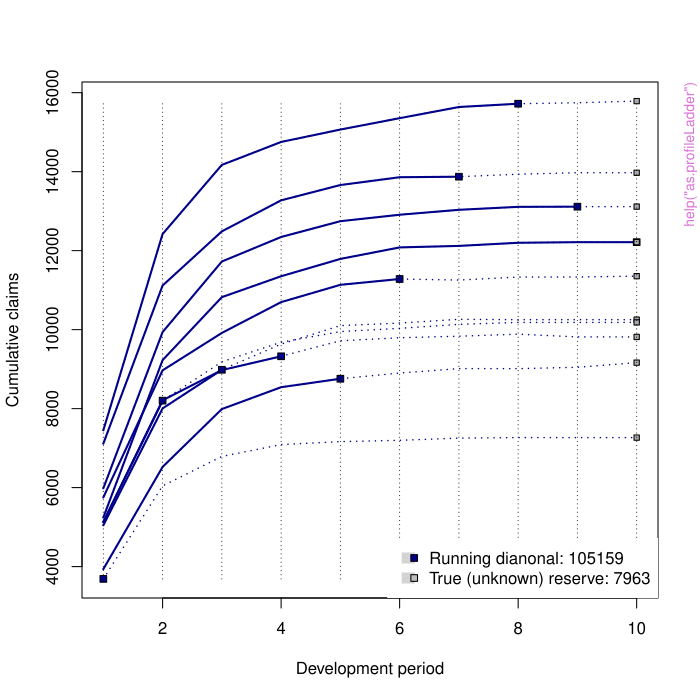

Source code (R):
pkgname <- "ProfileLadder"
source(file.path(R.home("share"), "R", "examples-header.R"))
options(warn = 1)
base::assign(".ExTimings", "ProfileLadder-Ex.timings", pos = 'CheckExEnv')
base::cat("name\tuser\tsystem\telapsed\n", file=base::get(".ExTimings", pos = 'CheckExEnv'))
base::assign(".format_ptime",
function(x) {
  if(!is.na(x[4L])) x[1L] <- x[1L] + x[4L]
  if(!is.na(x[5L])) x[2L] <- x[2L] + x[5L]
  options(OutDec = '.')
  format(x[1L:3L], digits = 7L)
},
pos = 'CheckExEnv')

### * </HEADER>
library('ProfileLadder')

base::assign(".oldSearch", base::search(), pos = 'CheckExEnv')
base::assign(".old_wd", base::getwd(), pos = 'CheckExEnv')
cleanEx()
nameEx("as.profileLadder")
### * as.profileLadder

flush(stderr()); flush(stdout())

base::assign(".ptime", proc.time(), pos = "CheckExEnv")
### Name: as.profileLadder
### Title: S3 Method Class 'profileLadder'
### Aliases: as.profileLadder

### ** Examples

data(CameronMutual)
print(CameronMutual) 

x <- as.profileLadder(CameronMutual)

print(x)
plot(x)




base::assign(".dptime", (proc.time() - get(".ptime", pos = "CheckExEnv")), pos = "CheckExEnv")
base::cat("as.profileLadder", base::get(".format_ptime", pos = 'CheckExEnv')(get(".dptime", pos = "CheckExEnv")), "\n", file=base::get(".ExTimings", pos = 'CheckExEnv'), append=TRUE, sep="\t")
cleanEx()
nameEx("incrExplor")
### * incrExplor

flush(stderr()); flush(stdout())

base::assign(".ptime", proc.time(), pos = "CheckExEnv")
### Name: incrExplor
### Title: Exploration of Run-Off Triangle Increments
### Aliases: incrExplor

### ** Examples

data(CameronMutual) 

## default Markov Chain states with (roughly) equally occupied bins 
incrExplor(CameronMutual)

## five Markov Chain states (with roughly equally occupied bins)
incrExplor(CameronMutual, states = 5)

## explicitly defined breaks for five increment bins while the Markov states
## are obtained as medians of the increments within each bin
incrExplor(CameronMutual, breaks = c(20, 500, 1000, 2000))

## explicitly defined breaks for five bins and the Markov states
## are given as the maximum increments within each bin
incrExplor(CameronMutual, breaks = c(20, 500, 1000, 2000), method = "max")

## manually defined breaks for the bins and the corresponding states 
## exactly one state must be within each break
incrExplor(CameronMutual, breaks = c(20, 500, 1000), 
                          states = c(10, 250, 800, 1500))




base::assign(".dptime", (proc.time() - get(".ptime", pos = "CheckExEnv")), pos = "CheckExEnv")
base::cat("incrExplor", base::get(".format_ptime", pos = 'CheckExEnv')(get(".dptime", pos = "CheckExEnv")), "\n", file=base::get(".ExTimings", pos = 'CheckExEnv'), append=TRUE, sep="\t")
cleanEx()
nameEx("mcBreaks")
### * mcBreaks

flush(stderr()); flush(stdout())

base::assign(".ptime", proc.time(), pos = "CheckExEnv")
### Name: mcBreaks
### Title: Access Markov Chain Breaks for Run-Off Triangle Increments
### Aliases: mcBreaks

### ** Examples

## DEFAULT performance of the incrExplor() function and the MACRAME algorithm
output1 <- incrExplor(CameronMutual)
output2 <- mcReserve(CameronMutual)

## Extracting the DEFAULT break points from both outputs
mcBreaks(output1)
mcBreaks(output2)

## Extracting the corresponding break points for 4 Markov states
mcBreaks(incrExplor(CameronMutual, states = 4))




base::assign(".dptime", (proc.time() - get(".ptime", pos = "CheckExEnv")), pos = "CheckExEnv")
base::cat("mcBreaks", base::get(".format_ptime", pos = 'CheckExEnv')(get(".dptime", pos = "CheckExEnv")), "\n", file=base::get(".ExTimings", pos = 'CheckExEnv'), append=TRUE, sep="\t")
cleanEx()
nameEx("mcReserve")
### * mcReserve

flush(stderr()); flush(stdout())

base::assign(".ptime", proc.time(), pos = "CheckExEnv")
### Name: mcReserve
### Title: MACRAME Based Development Profile Reserve
### Aliases: mcReserve

### ** Examples

## run-off (upper-left) triangle with NA values
data(MW2014, package = "ChainLadder")
print(MW2014) 

## MACRAME reserve prediction with the DEFAULT Markov chain setting 
mcReserve(MW2014, residuals = TRUE)

## complete run-off triangle with 'unknown' truth (lower-bottom run-off triangle)  
## with incremental residuals (true increments minus predicted ones)  
data(CameronMutual)
mcReserve(CameronMutual, residuals = TRUE)

## the same output in terms of the reserve prediction but back-fitted residuals 
## are provided instead (as the run-off triangle only is provided)
data(observed(CameronMutual))
mcReserve(observed(CameronMutual), residuals = TRUE)

## MACRAME reserve prediction with the underlying Markov chain with five 
## explicit Markov chain states
mcReserve(CameronMutual, residuals = TRUE, states = c(200, 600, 1000))




base::assign(".dptime", (proc.time() - get(".ptime", pos = "CheckExEnv")), pos = "CheckExEnv")
base::cat("mcReserve", base::get(".format_ptime", pos = 'CheckExEnv')(get(".dptime", pos = "CheckExEnv")), "\n", file=base::get(".ExTimings", pos = 'CheckExEnv'), append=TRUE, sep="\t")
cleanEx()
nameEx("mcStates")
### * mcStates

flush(stderr()); flush(stdout())

base::assign(".ptime", proc.time(), pos = "CheckExEnv")
### Name: mcStates
### Title: Access Markov Chain States in the MACRAME Algorithm
### Aliases: mcStates

### ** Examples

## MACRAME reserve prediction with the DEFAULT Markov chain setup 
output <- mcReserve(CameronMutual)

## Extracting the corresponding Markov states
mcStates(output)

#' ## Extracting the corresponding states when explicit breaks are used
mcStates(mcReserve(CameronMutual, breaks = c(1000, 2000, 3000)))




base::assign(".dptime", (proc.time() - get(".ptime", pos = "CheckExEnv")), pos = "CheckExEnv")
base::cat("mcStates", base::get(".format_ptime", pos = 'CheckExEnv')(get(".dptime", pos = "CheckExEnv")), "\n", file=base::get(".ExTimings", pos = 'CheckExEnv'), append=TRUE, sep="\t")
cleanEx()
nameEx("mcTrans")
### * mcTrans

flush(stderr()); flush(stdout())

base::assign(".ptime", proc.time(), pos = "CheckExEnv")
### Name: mcTrans
### Title: Access Markov Chain Transition Matrix in the MACRAME Algorithm
### Aliases: mcTrans

### ** Examples

## MACRAME reserve prediction with the DEFAULT Markov chain setup 
output <- mcReserve(CameronMutual)

## Extracting the corresponding break points
mcTrans(output)




base::assign(".dptime", (proc.time() - get(".ptime", pos = "CheckExEnv")), pos = "CheckExEnv")
base::cat("mcTrans", base::get(".format_ptime", pos = 'CheckExEnv')(get(".dptime", pos = "CheckExEnv")), "\n", file=base::get(".ExTimings", pos = 'CheckExEnv'), append=TRUE, sep="\t")
cleanEx()
nameEx("observed")
### * observed

flush(stderr()); flush(stdout())

base::assign(".ptime", proc.time(), pos = "CheckExEnv")
### Name: observed
### Title: Observed Run-Off Triangle Layout vs. Predicted (Unknown) Layout
### Aliases: observed

### ** Examples

## observed/unobserved layout for the run-off triangle with 5 origins
print(observed(5))
print(!observed(5))

## fully observed run-off triangle with typically unknown (future) payments
## included in the lower-right triangular part for evaluation purposes
data(CameronMutual) ## the full data matrix
observed(CameronMutual) ## cummulative run-off triangle
observed(CameronMutual, cum = FALSE) ## incremental run-off triangle




base::assign(".dptime", (proc.time() - get(".ptime", pos = "CheckExEnv")), pos = "CheckExEnv")
base::cat("observed", base::get(".format_ptime", pos = 'CheckExEnv')(get(".dptime", pos = "CheckExEnv")), "\n", file=base::get(".ExTimings", pos = 'CheckExEnv'), append=TRUE, sep="\t")
cleanEx()
nameEx("parallelReserve")
### * parallelReserve

flush(stderr()); flush(stdout())

base::assign(".ptime", proc.time(), pos = "CheckExEnv")
### Name: parallelReserve
### Title: Parallel Based Development Profile Reserve
### Aliases: parallelReserve

### ** Examples

## run-off (upper-left) triangle with NA values (bottom-right part)
data(MW2014, package = "ChainLadder")
print(MW2014) 
parallelReserve(MW2014, residuals = TRUE)

## completed run-off triangle with 'unknown' truth (lower-bottom part)  
## for the estimation purposes only the upper-left triangle is used 
data(CameronMutual)
parallelReserve(CameronMutual, residuals = TRUE)

## the previous output is identical (in term of the reserve prediction) 
## but back-fitted residuals are provided in the output instead 
print(observed(CameronMutual))
parallelReserve(observed(CameronMutual), residuals = TRUE)





base::assign(".dptime", (proc.time() - get(".ptime", pos = "CheckExEnv")), pos = "CheckExEnv")
base::cat("parallelReserve", base::get(".format_ptime", pos = 'CheckExEnv')(get(".dptime", pos = "CheckExEnv")), "\n", file=base::get(".ExTimings", pos = 'CheckExEnv'), append=TRUE, sep="\t")
cleanEx()
nameEx("permuteReserve")
### * permuteReserve

flush(stderr()); flush(stdout())

base::assign(".ptime", proc.time(), pos = "CheckExEnv")
### Name: permuteReserve
### Title: Permutation Bootstrap Reserve (PARALLAX, REACT, MACRAME)
### Aliases: permuteReserve

### ** Examples

## REACT algorithm and the permutation bootstrap reserve 
data(CameronMutual)
output <- parallelReserve(CameronMutual, method = "react")
summary(permuteReserve(output, B = 100))

## MACRAME algorithm with a pre-specified number of states using the same MC 
## states and the same break for each permuted run-off triangle
output <- mcReserve(CameronMutual, states = 5)
plot(permuteReserve(output, B = 100, adjustMC = FALSE))

## Permutation bootstrap applied to a completed run-off triangle 
## obtained by a parametric Over-dispersed Poisson model (from ChainLadder pkg)
library("ChainLadder")
output <- permuteReserve(glmReserve(MW2008), B = 100)
summary(output, triangle.summary = TRUE)






base::assign(".dptime", (proc.time() - get(".ptime", pos = "CheckExEnv")), pos = "CheckExEnv")
base::cat("permuteReserve", base::get(".format_ptime", pos = 'CheckExEnv')(get(".dptime", pos = "CheckExEnv")), "\n", file=base::get(".ExTimings", pos = 'CheckExEnv'), append=TRUE, sep="\t")
cleanEx()
nameEx("plot.mcSetup")
### * plot.mcSetup

flush(stderr()); flush(stdout())

base::assign(".ptime", proc.time(), pos = "CheckExEnv")
### Name: plot.mcSetup
### Title: Visualization of the Run-Off Triangle Increments for the Markov
###   Chain
### Aliases: plot.mcSetup

### ** Examples

## run-off triangle increments within the default bins
x <- incrExplor(CameronMutual)
plot(x)

## run-off triangle increments and user-defined number of bins
x <- incrExplor(CameronMutual, states = 5)
plot(x)

## run-off triangle increments within the user-specified bins
x <- incrExplor(CameronMutual, breaks = c(500, 1000, 1500))
plot(x)




base::assign(".dptime", (proc.time() - get(".ptime", pos = "CheckExEnv")), pos = "CheckExEnv")
base::cat("plot.mcSetup", base::get(".format_ptime", pos = 'CheckExEnv')(get(".dptime", pos = "CheckExEnv")), "\n", file=base::get(".ExTimings", pos = 'CheckExEnv'), append=TRUE, sep="\t")
cleanEx()
nameEx("plot.permutedReserve")
### * plot.permutedReserve

flush(stderr()); flush(stdout())

base::assign(".ptime", proc.time(), pos = "CheckExEnv")
### Name: plot.permutedReserve
### Title: Plotting the Output of the Permutation Bootstrap
### Aliases: plot.permutedReserve

### ** Examples

## reserve estimated by MACRAME and the corresponding visualization
x <- mcReserve(CameronMutual)
plot(permuteReserve(x, B = 100))




base::assign(".dptime", (proc.time() - get(".ptime", pos = "CheckExEnv")), pos = "CheckExEnv")
base::cat("plot.permutedReserve", base::get(".format_ptime", pos = 'CheckExEnv')(get(".dptime", pos = "CheckExEnv")), "\n", file=base::get(".ExTimings", pos = 'CheckExEnv'), append=TRUE, sep="\t")
cleanEx()
nameEx("plot.profileLadder")
### * plot.profileLadder

flush(stderr()); flush(stdout())

base::assign(".ptime", proc.time(), pos = "CheckExEnv")
### Name: plot.profileLadder
### Title: Plotting Development Profiles
### Aliases: plot.profileLadder

### ** Examples

## completed run-off triangle with the 'unknown' (future) payments
print(triangle <- GFCIB$bodilyInjury[1:15, 1:15])
plot(mcReserve(triangle))

## completed run-off triangle with unknown future
print(observed(triangle))
plot(mcReserve(observed(triangle)))

## the run-off triangle with future payments without MACRAME completion
plot(as.profileLadder(triangle))






base::assign(".dptime", (proc.time() - get(".ptime", pos = "CheckExEnv")), pos = "CheckExEnv")
base::cat("plot.profileLadder", base::get(".format_ptime", pos = 'CheckExEnv')(get(".dptime", pos = "CheckExEnv")), "\n", file=base::get(".ExTimings", pos = 'CheckExEnv'), append=TRUE, sep="\t")
cleanEx()
nameEx("print.mcSetup")
### * print.mcSetup

flush(stderr()); flush(stdout())

base::assign(".ptime", proc.time(), pos = "CheckExEnv")
### Name: print.mcSetup
### Title: Print Objects of the S3 Class 'mcSetup'
### Aliases: print.mcSetup

### ** Examples

data(CameronMutual)
x <- incrExplor(CameronMutual)
print(x) 




base::assign(".dptime", (proc.time() - get(".ptime", pos = "CheckExEnv")), pos = "CheckExEnv")
base::cat("print.mcSetup", base::get(".format_ptime", pos = 'CheckExEnv')(get(".dptime", pos = "CheckExEnv")), "\n", file=base::get(".ExTimings", pos = 'CheckExEnv'), append=TRUE, sep="\t")
cleanEx()
nameEx("print.permutedReserve")
### * print.permutedReserve

flush(stderr()); flush(stdout())

base::assign(".ptime", proc.time(), pos = "CheckExEnv")
### Name: print.permutedReserve
### Title: Print Objects of the S3 Class 'permutedReserve'
### Aliases: print.permutedReserve

### ** Examples

## reserve point prediction by the PARALLAX method
output <- parallelReserve(CameronMutual)

## reserve distribution prediction by the permutation bootstrap
x <- permuteReserve(output, B = 100)

## summary of the results
print(x) 




base::assign(".dptime", (proc.time() - get(".ptime", pos = "CheckExEnv")), pos = "CheckExEnv")
base::cat("print.permutedReserve", base::get(".format_ptime", pos = 'CheckExEnv')(get(".dptime", pos = "CheckExEnv")), "\n", file=base::get(".ExTimings", pos = 'CheckExEnv'), append=TRUE, sep="\t")
cleanEx()
nameEx("print.profileLadder")
### * print.profileLadder

flush(stderr()); flush(stdout())

base::assign(".ptime", proc.time(), pos = "CheckExEnv")
### Name: print.profileLadder
### Title: Print Objects of the S3 Class 'profileLadder'
### Aliases: print.profileLadder

### ** Examples

data(CameronMutual)
## full run-off triangle printed with the fancy mode
x <- as.profileLadder(CameronMutual)
print(x) 

## run-off triangle with unobserved future payments 
x <- as.profileLadder(observed(CameronMutual))
print(x) 

## the same run-off triangle using a standard printing method 
options(profileLadder.fancy = FALSE)
print(x)




base::assign(".dptime", (proc.time() - get(".ptime", pos = "CheckExEnv")), pos = "CheckExEnv")
base::cat("print.profileLadder", base::get(".format_ptime", pos = 'CheckExEnv')(get(".dptime", pos = "CheckExEnv")), "\n", file=base::get(".ExTimings", pos = 'CheckExEnv'), append=TRUE, sep="\t")
cleanEx()
nameEx("set.fancy.print")
### * set.fancy.print

flush(stderr()); flush(stdout())

base::assign(".ptime", proc.time(), pos = "CheckExEnv")
### Name: set.fancy.print
### Title: Set Custom Color Styles for 'profileLadder' Output
### Aliases: set.fancy.print

### ** Examples

## fancy print option for the run-off triangle 
print(as.profileLadder(observed(CameronMutual)), fancy.print = TRUE)

## standard print option for the run-off triangle
print(as.profileLadder(observed(CameronMutual)), fancy.print = FALSE)

## PARALLAX based run-off triangle completion (fancy print)
options(profileLadder.fancy = TRUE)
parallelReserve(CameronMutual)

## PARALLAX based run-off triangle completion (standard print)
options(profileLadder.fancy = FALSE)
parallelReserve(CameronMutual)




base::assign(".dptime", (proc.time() - get(".ptime", pos = "CheckExEnv")), pos = "CheckExEnv")
base::cat("set.fancy.print", base::get(".format_ptime", pos = 'CheckExEnv')(get(".dptime", pos = "CheckExEnv")), "\n", file=base::get(".ExTimings", pos = 'CheckExEnv'), append=TRUE, sep="\t")
cleanEx()
nameEx("summary.mcSetup")
### * summary.mcSetup

flush(stderr()); flush(stdout())

base::assign(".ptime", proc.time(), pos = "CheckExEnv")
### Name: summary.mcSetup
### Title: Summary Method for the S3 Class Object 'mcSetup'
### Aliases: summary.mcSetup

### ** Examples

data(CameronMutual)
summary(CameronMutual)

## default summary output
summary(incrExplor(CameronMutual))

## summary output for user-modified settings
summary(incrExplor(CameronMutual, states = 5, method = "mean"))




base::assign(".dptime", (proc.time() - get(".ptime", pos = "CheckExEnv")), pos = "CheckExEnv")
base::cat("summary.mcSetup", base::get(".format_ptime", pos = 'CheckExEnv')(get(".dptime", pos = "CheckExEnv")), "\n", file=base::get(".ExTimings", pos = 'CheckExEnv'), append=TRUE, sep="\t")
cleanEx()
nameEx("summary.permutedReserve")
### * summary.permutedReserve

flush(stderr()); flush(stdout())

base::assign(".ptime", proc.time(), pos = "CheckExEnv")
### Name: summary.permutedReserve
### Title: Summary Method for the S3 Objects 'permutedReserve'
### Aliases: summary.permutedReserve

### ** Examples

data(CameronMutual)
summary(CameronMutual)

## summary for the point reserve prediction
summary(parallelReserve(CameronMutual))

## summary for the overall reserve distribution
summary(permuteReserve(parallelReserve(CameronMutual)))




base::assign(".dptime", (proc.time() - get(".ptime", pos = "CheckExEnv")), pos = "CheckExEnv")
base::cat("summary.permutedReserve", base::get(".format_ptime", pos = 'CheckExEnv')(get(".dptime", pos = "CheckExEnv")), "\n", file=base::get(".ExTimings", pos = 'CheckExEnv'), append=TRUE, sep="\t")
cleanEx()
nameEx("summary.profileLadder")
### * summary.profileLadder

flush(stderr()); flush(stdout())

base::assign(".ptime", proc.time(), pos = "CheckExEnv")
### Name: summary.profileLadder
### Title: Summary Method for Objects of the S3 Class Method
###   'profileLadder'
### Aliases: summary.profileLadder

### ** Examples

data(CameronMutual)
summary(CameronMutual)

## standard summary output
summary(mcReserve(CameronMutual))

## summary output with plotOption = TRUE
summary(mcReserve(CameronMutual), plotOption = TRUE)

## summary output with (standard) residuals and plotOption = TRUE
summary(mcReserve(CameronMutual, residuals = TRUE), plotOption = TRUE)

## summary output with (back-fitted) residuals and plotOption = TRUE
summary(mcReserve(observed(CameronMutual), residuals = TRUE), plotOption = TRUE)





base::assign(".dptime", (proc.time() - get(".ptime", pos = "CheckExEnv")), pos = "CheckExEnv")
base::cat("summary.profileLadder", base::get(".format_ptime", pos = 'CheckExEnv')(get(".dptime", pos = "CheckExEnv")), "\n", file=base::get(".ExTimings", pos = 'CheckExEnv'), append=TRUE, sep="\t")
### * <FOOTER>
###
cleanEx()
options(digits = 7L)
base::cat("Time elapsed: ", proc.time() - base::get("ptime", pos = 'CheckExEnv'),"\n")
grDevices::dev.off()
###
### Local variables: ***
### mode: outline-minor ***
### outline-regexp: "\\(> \\)?### [*]+" ***
### End: ***
quit('no')
